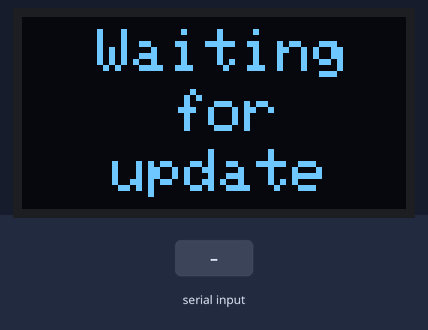
The sketch below on a simulated Arduino Nano, built with avr-gcc and run on an emulated ATmega328P. Shown: 128×64 one-colour display. The test bench sets the inputs (shaded band).

Above: at 5.2 s.
5.3 s: byte 30 received over Serial
At 5.8 s:
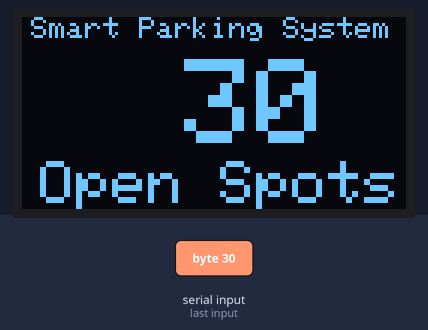
6.8 s: byte 90 received over Serial
At 8.4 s:
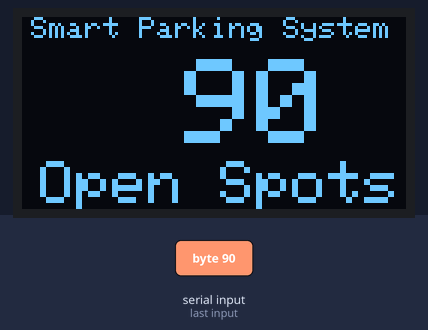
8.8 s: byte 120 received over Serial
At 9.9 s:
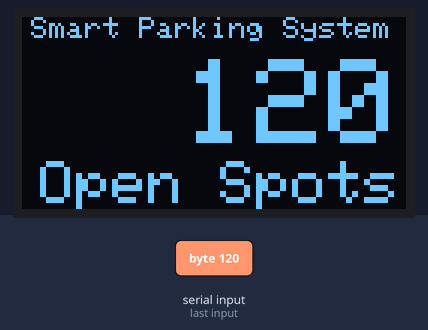
Timing chart, 0 to 11.8 s (numbered marks = the images above; inputs shaded):
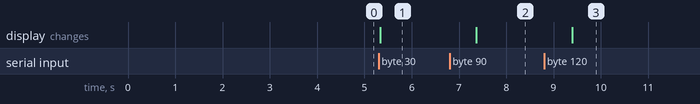

Measured:
- after the input at 5.3 s, the display: changes at once (image 1)
- after the input at 6.8 s, the display: changes after 0.56 s (image 2)
- after the input at 8.8 s, the display: changes after 0.59 s (image 3)

The sketch:

ArduinoNanoScreenController.ino
```cpp
// **************************************************************************
//   ArduinoNanoScreenController.ino - Change number based on UART input    *
// **************************************************************************
//
// Originally written by Adafruit.
// Chnegs by Simen Stensås and Kjell Kirkaune,
// for ELE3391 Elektro prosjekt in the fall of 2019 at NTNU in Gjøvik.
//
// For controlling a screen with an Arduino Nano from transciever UART input.
//
// *********************************************************************

#include <SPI.h>                // UART/SPI
#include <Wire.h>
#include <Adafruit_GFX.h>       // Library for the screen connected
#include <Adafruit_SSD1306.h>

#define SCREEN_WIDTH 128 // OLED display width, in pixels
#define SCREEN_HEIGHT 64 // OLED display height, in pixels

// Declaration for an SSD1306 display connected to I2C (SDA, SCL pins)
#define OLED_RESET     -1 // Reset pin # (or -1 if sharing Arduino reset pin)
Adafruit_SSD1306 display(SCREEN_WIDTH, SCREEN_HEIGHT, &Wire, OLED_RESET);

void setup() {
	Serial.begin(9600);

	// SSD1306_SWITCHCAPVCC = generate display voltage from 3.3V internally
	if(!display.begin(SSD1306_SWITCHCAPVCC, 0x3C)) { // Address 0x3C for 128x64
		Serial.println(F("SSD1306 allocation failed"));
		for(;;); // Don't proceed, loop forever
	}

	// Clear the buffer
	display.clearDisplay();

  drawUpdate();

	// Show the display buffer on the screen. You MUST call display() after
	// drawing commands to make them visible on screen!
	display.display();
	delay(2000);
}

void loop() {
	if(Serial.available()) // Chek for availablity of data at Serial Port
	{
		int data = Serial.read(); // Reading Serial Data and saving in data variable
    draw(data);
	}
}

void draw(int k) {
	display.clearDisplay();
  display.setTextColor(WHITE);

  // "Smart Parking Systems"
  display.setTextSize(1);
  display.setCursor(3, 0);
  display.println("Smart Parking System");

  // Number
	display.setTextSize(4);
	display.setCursor(54, 14);
	display.println(k);

   // "Open spots"
  display.setTextSize(2);
  display.setCursor(6, 48);
  display.println("Open Spots");

  // Display the above
	display.display();
	delay(2000);
}

void drawUpdate(void) {
  display.clearDisplay();
  display.setTextColor(WHITE);
  display.setTextSize(2);

  // Waiting
  display.setCursor(25, 4);
  display.println("Waiting");

  // For
  display.setCursor(50, 24);
  display.println("for");

  // Update
  display.setCursor(30, 44);
  display.println("update");

  // Display text
  display.display();
  delay(2000);
}
```
